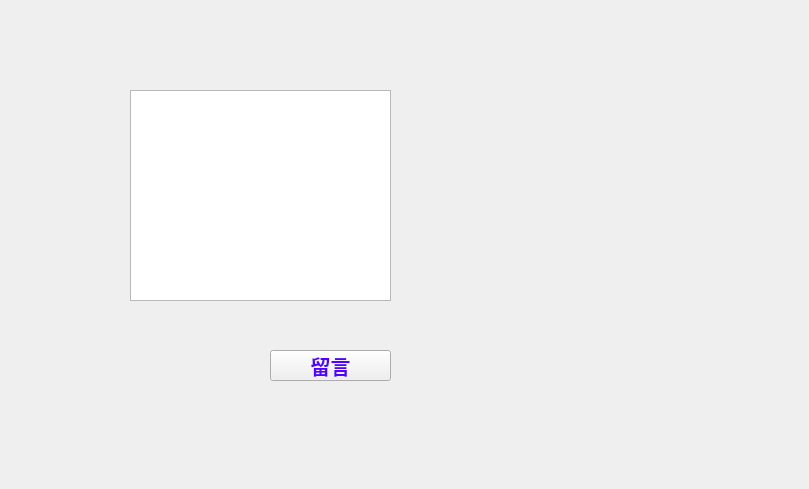
   <widget class="QWidget" name="tab_5">
    <attribute name="title">
     <string>Leave Messages</string>
    </attribute>
    <widget class="QLabel" name="label_21">
     <property name="geometry">
      <rect>
       <x>0</x>
       <y>0</y>
       <width>800</width>
       <height>480</height>
      </rect>
     </property>
     <property name="text">
      <string/>
     </property>
     <property name="pixmap">
      <pixmap resource="image.qrc">:/new/prefix2/13.png</pixmap>
     </property>
     <property name="scaledContents">
      <bool>true</bool>
     </property>
    </widget>
    <widget class="QTextEdit" name="textEdit_2">
     <property name="geometry">
      <rect>
       <x>130</x>
       <y>90</y>
       <width>261</width>
       <height>211</height>
      </rect>
     </property>
    </widget>
    <widget class="QPushButton" name="pushButton_5">
     <property name="geometry">
      <rect>
       <x>270</x>
       <y>350</y>
       <width>121</width>
       <height>31</height>
      </rect>
     </property>
     <property name="palette">
      <palette>
       <active>
        <colorrole role="ButtonText">
         <brush brushstyle="SolidPattern">
          <color alpha="255">
           <red>85</red>
           <green>0</green>
           <blue>255</blue>
          </color>
         </brush>
        </colorrole>
       </active>
       <inactive>
        <colorrole role="ButtonText">
         <brush brushstyle="SolidPattern">
          <color alpha="255">
           <red>85</red>
           <green>0</green>
           <blue>255</blue>
          </color>
         </brush>
        </colorrole>
       </inactive>
       <disabled>
        <colorrole role="ButtonText">
         <brush brushstyle="SolidPattern">
          <color alpha="255">
           <red>118</red>
           <green>116</green>
           <blue>108</blue>
          </color>
         </brush>
        </colorrole>
       </disabled>
      </palette>
     </property>
     <property name="font">
      <font>
       <family>楷体_GB2312</family>
       <pointsize>15</pointsize>
       <weight>75</weight>
       <bold>true</bold>
      </font>
     </property>
     <property name="text">
      <string>留言</string>
     </property>
    </widget>
    <widget class="QWidget" name="widget_3" native="true">
     <property name="geometry">
      <rect>
       <x>430</x>
       <y>80</y>
       <width>331</width>
       <height>301</height>
      </rect>
     </property>
     <layout class="QGridLayout" name="gridLayout"/>
    </widget>
   </widget>
